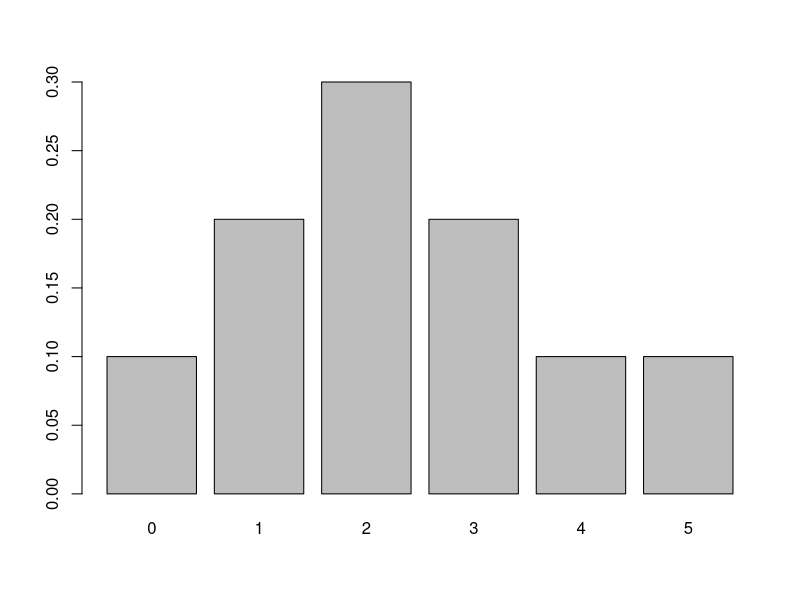

The R script that drew this image:
# the data frame
data <- data.frame(outcome = 0:5, probs = c(0.1, 0.2, 0.3, 0.2, 0.1, 0.1))

# make a histogram of the probability distribution
barplot(names = data$outcome, height = data$probs)